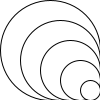
Frame 1 (no input)
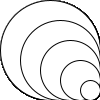
Frame 60 (the mouse pressed at the canvas centre just before this capture)
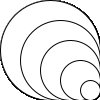
Frame 120 (the mouse held since frame 60 and released just before this capture)

The Processing sketch that drew these frames (run headless with seeded random() and noise(); from frame 60 on, the mouse is pressed at the canvas centre):

// Processing sketch: H9_6
// ── H9_6.pde



void setup(){
    size(100,100);
background(255,255,255);
}


void draw(){


int sizeC = 100;

for(int i = 0; i < 10; i++){
  ellipse(100 - sizeC/2, 100 - sizeC/2, sizeC,sizeC);
 sizeC-=20;
}
}
